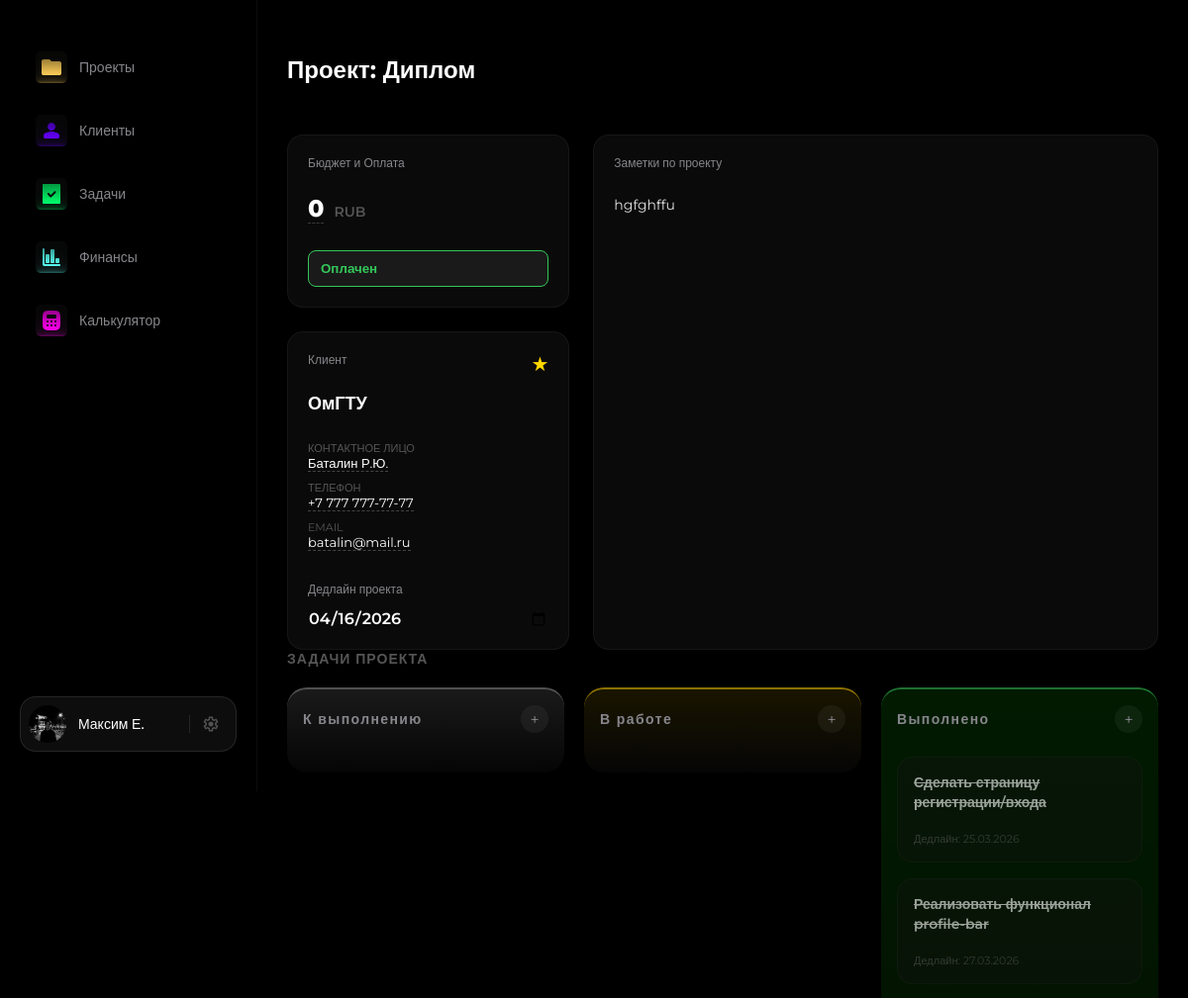
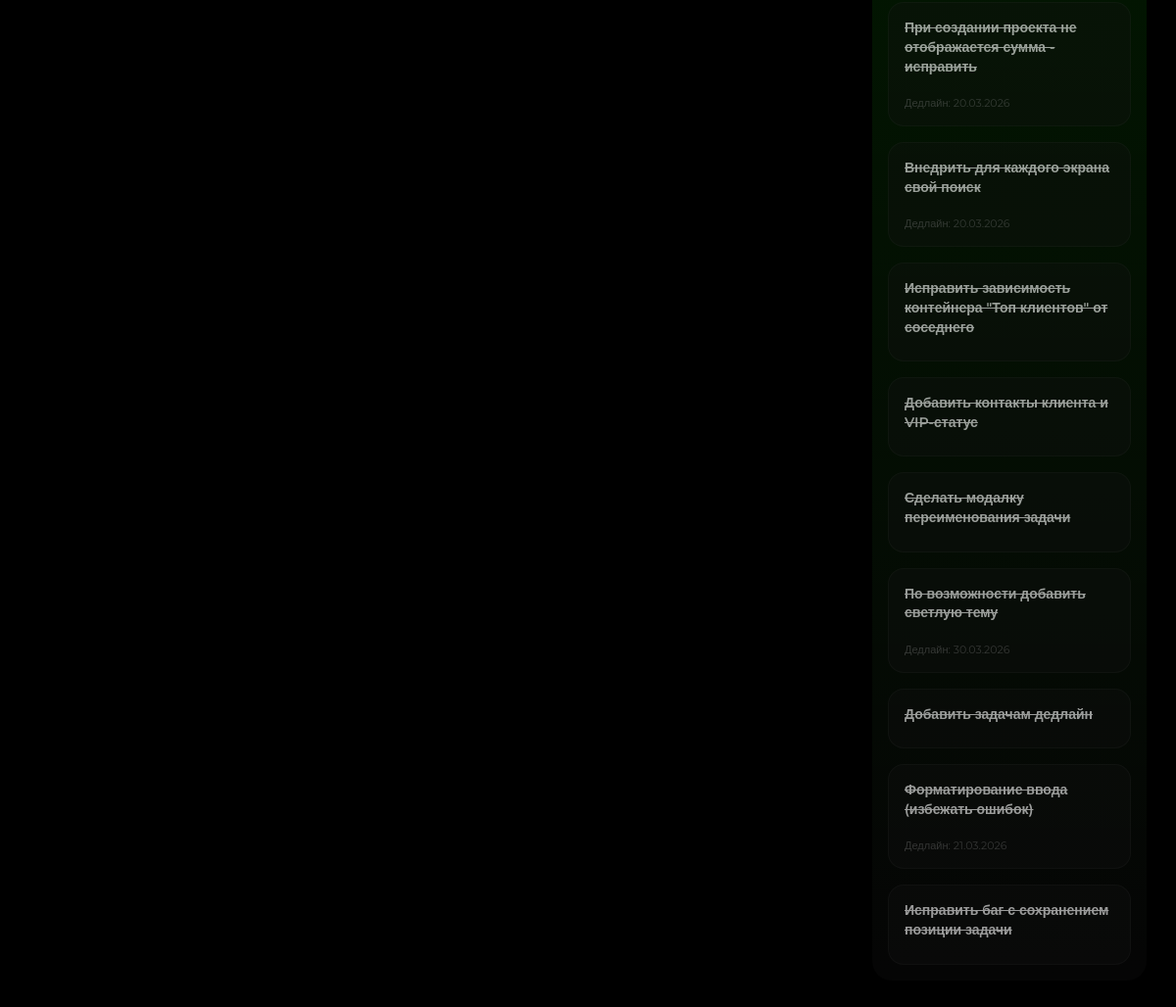
The app's page /projects/44/ with its own data (2 pictures, top to bottom).
### crm/models.py (models this page shows, shortened)
class Project(models.Model):
    STATUS_CHOICES = (
        ('planned', 'К выполнению'),
        ('inwork', 'В работе'),
        ('done', 'Завершён'),
        ('overdue', 'Просрочен'),
        ('paused', 'Приостановлен'),
    )
    PAYMENT_CHOICES = (
        ('paid', 'Оплачен'),
        ('not_paid', 'Не оплачен'),
        ('pending', 'Ожидает оплаты'),
    )
    title = models.CharField(max_length=200, verbose_name="Название проекта")
    client = models.ForeignKey(
        Client,
        on_delete=models.SET_NULL,
        null=True,
        blank=True,
        related_name='projects',
        verbose_name="Клиент"
    )
    description = models.TextField(blank=True, null=True, verbose_name="Описание проекта")
    status = models.CharField(max_length=20, choices=STATUS_CHOICES, default='planned', verbose_name="Статус")
    budget = models.DecimalField(max_digits=10, decimal_places=2, null=True, blank=True, verbose_name="Бюджет")
    start_date = models.DateField(null=True, blank=True, verbose_name="Дата начала")
    end_date = models.DateField(null=True, blank=True, verbose_name="Дата завершения")
    payment_status = models.CharField(max_length=20, choices=PAYMENT_CHOICES, default='not-paid', verbose_name="Оплата")
    payment_date = models.DateField(null=True, blank=True, verbose_name="Дата оплаты")
    order = models.PositiveIntegerField(default=0, verbose_name="Позиция")
    estimate = models.ForeignKey(
        'Estimate',
        on_delete=models.SET_NULL,
        null=True,
        blank=True,
        related_name='projects',
        verbose_name="Основание (смета)"
    )
    class Meta:
        ordering = ['status', 'order', 'id']

class Client(models.Model):
    name = models.CharField(max_length=200, verbose_name="Имя/Компания")
    contact_person = models.CharField(max_length=200, blank=True, null=True, verbose_name="Контактное лицо")
    email = models.EmailField(blank=True, null=True, verbose_name="Email")
    phone = models.CharField(max_length=20, blank=True, null=True, verbose_name="Телефон")
    telegram = models.CharField(max_length=100, blank=True, null=True, verbose_name="Telegram")
    is_vip = models.BooleanField(default=False, verbose_name="VIP статус")
    created_at = models.DateTimeField(auto_now_add=True, verbose_name="Дата добавления")
    class Meta:
        verbose_name = "Клиент"
        verbose_name_plural = "Клиенты"
        ordering = ['name']

class Task(models.Model):
    TASK_STATUS_CHOICES = (
        ('todo', 'К выполнению'),
        ('inwork', 'В работе'),
        ('done', 'Выполнено'),
    )
    project = models.ForeignKey(Project, on_delete=models.CASCADE, related_name='tasks', verbose_name="Проект")
    title = models.CharField(max_length=255, verbose_name="Заголовок задачи")
    status = models.CharField(max_length=20, choices=TASK_STATUS_CHOICES, default='todo', verbose_name="Статус задачи")
    due_date = models.DateField(null=True, blank=True, verbose_name="Срок исполнения")
    created_at = models.DateTimeField(auto_now_add=True)
    updated_at = models.DateTimeField(auto_now=True)
    order = models.PositiveIntegerField(default=0, verbose_name="Позиция")
    class Meta:
        verbose_name = "Задача"
        verbose_name_plural = "Задачи"
        ordering = ['order', 'id']

### crm/views.py (the view)
# urls.py: path('projects/<int:project_id>/', views.project_detail, name='project_detail'),
def project_detail(request, project_id):
    project = get_object_or_404(Project, id=project_id)
    tasks = project.tasks.all().order_by('order')
    return render(request, 'project_detail.html', {
        'project': project,
        'today': date.today(),
        'tasks_planned': tasks.filter(status='planned'),
        'tasks_inwork': tasks.filter(status='inwork'),
        'tasks_done': tasks.filter(status='done'),
    })

### templates/project_detail.html (shortened to what this page needs)
{% extends 'base.html' %}
{% load static %}
{% block content %}
<link rel="stylesheet" href="{% static 'css/main.css' %}">
    <div class="topbar">
        <h1>Проект: {{ project.title }}</h1>
    </div>
    <div class="project-info-grid">
        <div style="display: flex; flex-direction: column; gap: 24px;">
            <div class="project-card">
                <p class="deadline" style="margin-bottom: 12px;">Бюджет и Оплата</p>
                <div style="display: flex; align-items: baseline; gap: 10px; margin-bottom: 15px;">
                    <span contenteditable="true" onblur="saveField('budget', this.innerText)"
                          style="font-size: 24px; font-weight: 800; color: var(--text-primary); outline: none; border-bottom: 1px dashed rgba(255,255,255,0.2);">
                        {{ project.budget|default:"0" }}
                    </span>
                    <span style="color: #555; font-weight: 600; font-size: 14px;">RUB</span>
                </div>
                <select id="paymentStatusSelect" class="payment-status-dropdown {{ project.payment_status }}" onchange="updatePaymentStatus(this.value)" style="width: 100%;">
                    <option value="paid" {% if project.payment_status == 'paid' %}selected{% endif %}>Оплачен</option>
                </select>
            </div>
            <div class="project-card">
                <div style="display: flex; justify-content: space-between; align-items: flex-start;">
                    <p class="deadline">Клиент</p>
                    <span id="vipToggle"
                        onclick="toggleVip({{ project.client.id }})"
                        style="cursor: pointer; font-size: 20px; color: {% if project.client.is_vip %}#FFD700{% else %}#333{% endif %}; transition: 0.3s;">
                        ★
                    </span>
                </div>
                <p style="color: var(--text-primary); font-weight: 600; margin: 5px 0 15px 0; font-size: 18px;">
                    {{ project.client.name|default:"—" }}
                </p>
                <div style="display: grid; gap: 10px; font-size: 13px;">
                    <div>
                        <label style="color: #555; display: block; font-size: 11px; text-transform: uppercase;">Контактное лицо</label>
                        <span contenteditable="true" onblur="saveClientField({{ project.client.id }}, 'contact_person', this.innerText)"
                            style="color: var(--text-primary); outline: none; border-bottom: 1px dashed #444;">
                            {{ project.client.contact_person|default:"Добавить имя" }}
                        </span>
                    </div>
                    <div>
                        <label style="color: #555; display: block; font-size: 11px; text-transform: uppercase;">Телефон</label>
                        <span contenteditable="true" onblur="saveClientField({{ project.client.id }}, 'phone', this.innerText)"
                            style="color: var(--text-primary); outline: none; border-bottom: 1px dashed #444;">
                            {{ project.client.phone|default:"Добавить телефон" }}
                        </span>
                    </div>
                    <div>
                        <label style="color: #555; display: block; font-size: 11px; text-transform: uppercase;">Email</label>
                        <span contenteditable="true" onblur="saveClientField({{ project.client.id }}, 'email', this.innerText)"
                            style="color: var(--text-primary); outline: none; border-bottom: 1px dashed #444;">
                            {{ project.client.email|default:"Добавить email" }}
                        </span>
                    </div>
                </div>
                <p class="deadline" style="margin-top: 20px;">Дедлайн проекта</p>
                <input type="date" value="{{ project.end_date|date:'Y-m-d' }}"
                    onchange="saveField('end_date', this.value)"
                    style="background: transparent; border: none; color: var(--text-primary); font-size: 16px; font-weight: 600; cursor: pointer; width: 100%; outline: none;">
            </div>
        </div>
        <div class="project-card" style="display: flex; flex-direction: column;">
            <p class="deadline" style="margin-bottom: 12px;">Заметки по проекту</p>
            <div contenteditable="true" onblur="saveField('description', this.innerText)"
                 style="color: #e2e2e2; font-size: 14px; line-height: 1.6; outline: none; flex-grow: 1; min-height: 120px;">
                {{ project.description|default:"" }}
            </div>
        </div>
    </div>
    <h2 style="font-size: 14px; font-weight: 700; color: #555; text-transform: uppercase; letter-spacing: 1px; margin-bottom: 20px;">Задачи проекта</h2>
<div class="kanban-board" data-model="Task" data-update-url="{% url 'update_task_status' %}">
    <div class="kanban-column" data-status="planned">
        <div class="kanban-column-header">
            <h2>К выполнению</h2>
            <button onclick="openTaskModal('planned')" class="open-modal-btn">+</button>
        </div>
    </div>
    <div class="kanban-column" data-status="inwork">
        <div class="kanban-column-header">
            <h2>В работе</h2>
            <button onclick="openTaskModal('inwork')" class="open-modal-btn">+</button>
        </div>
    </div>
    <div class="kanban-column" data-status="done">
        <div class="kanban-column-header">
            <h2>Выполнено</h2>
            <button onclick="openTaskModal('done')" class="open-modal-btn">+</button>
        </div>
        <div class="kanban-cards">
            {% for task in tasks_done %}
                <div class="project-card" data-id="{{ task.id }}" data-title="{{ task.title }}" data-date="{{ task.due_date|date:'Y-m-d' }}" data-model="Task" data-delete-url="{% url 'delete_task' task.id %}" draggable="true" style="padding: 16px; cursor: grab; opacity: 0.6;">
                    <p class="title" style="font-size: 14px; margin-bottom: 8px; text-decoration: line-through;">{{ task.title }}</p>
                    {% if task.due_date %}
                        <div style="font-size: 11px; color: #555; display: flex; align-items: center; gap: 5px;">
                            <span>Дедлайн: {{ task.due_date|date:"d.m.Y" }}</span>
                        </div>
                    {% endif %}
                </div>
            {% endfor %}
        </div>
    </div>
</div>
{% endblock %}

### static/css/main.css (style rules this page uses)
body { display: flex; margin: 0; min-height: 100vh; background-color: var(--bg-app); font-family: 'Montserrat', sans-serif !important; }
.project-info-grid { display: grid; grid-template-columns: 1fr 2fr; gap: 24px; }

### static/css/base/variables.css (style rules this page uses)
:root { --font-family: 'Montserrat', -apple-system, BlinkMacSystemFont, "Segoe UI", Roboto, sans-serif; --bg-app: #000000; --bg-card: #12121290; --text-primary: #ffffff; --text-secondary: #86868b; --shadow-card: 0 4px 12px rgba(0, 0, 0, 0.4); --border-color: #333333; --col-planned: #8e8e93; --col-inwork: #ffcc00; --col-done: #34c759; --col-overdue: #ff3b30; --col-paused: #5856d6; --radius-card: 16px; --radius-sm: 8px; --radius-md: 12px; --radius-lg: 16px; }

### static/css/layout/grid.css (style rules this page uses)
.kanban-board { display: grid; grid-template-columns: repeat(auto-fit, minmax(200px, 1fr)); gap: 20px; align-items: start; width: 100%; }
.kanban-column { border-top: 4px solid transparent; border-radius: 20px; padding: 16px; display: flex; flex-direction: column; gap: 16px; align-self: start; transition: background 0.3s ease; }
.kanban-column[data-status="planned"] { border-top: 2px solid #8e8e938a; }
.kanban-column[data-status="inwork"] { border-top: 2px solid #ffcc008a; }
.kanban-column[data-status="done"] { border-top: 2px solid #34c7598a; }
.kanban-column[data-status="planned"] { background: linear-gradient(180deg, rgba(255, 255, 255, 0.1) 0%, rgba(255, 255, 255, 0.02) 100%); }
.kanban-column[data-status="inwork"] { background: linear-gradient(180deg, rgba(255, 204, 0, 0.1) 0%, rgba(255, 255, 255, 0.02) 100%); }
.kanban-column[data-status="done"] { background: linear-gradient(180deg, rgba(13, 255, 0, 0.1) 0%, rgba(255, 255, 255, 0.02) 100%); }
.kanban-column-header { display: flex; justify-content: space-between; align-items: center; margin-bottom: 8px; flex-shrink: 0; }
.kanban-column-header h2 { font-size: 14px; letter-spacing: 0.1em; color: var(--text-secondary); }
.kanban-cards { display: flex; flex-direction: column; gap: 16px; transition: all 0.3s cubic-bezier(0.2, 0.8, 0.2, 1); }
.project-card { transition: transform 0.3s cubic-bezier(0.2, 0.8, 0.2, 1), box-shadow 0.3s ease; }

### static/css/layout/topbar.css (style rules this page uses)
.topbar { display: flex; align-items: center; gap: 16px; height: 56px; margin-bottom: 32px; position: sticky; top: 0; background: rgba(0, 0, 0, 0.7); backdrop-filter: blur(20px); z-index: 10; box-sizing: border-box; }
h1 { font-size: 24px; font-weight: 700; color: white; margin-bottom: 12px; }

### static/css/components/card.css (style rules this page uses)
.project-card { user-select: none; -webkit-user-select: none; -moz-user-select: none; -ms-user-select: none; cursor: pointer; background: var(--bg-card); border-radius: 16px; padding: 20px; border: 1px solid rgba(255, 255, 255, 0.05); display: flex; flex-direction: column; gap: 12px; }
.project-card .title { font-size: 15px; font-weight: 600; line-height: 1.4; color: var(--text-primary); }
.project-card .deadline, .project-card .client { font-size: 12px; color: var(--text-secondary); }
.paid { color: #00FF6D; background: rgba(0, 255, 109, 0.1); }

### static/css/components/buttons.css (style rules this page uses)
.open-modal-btn { background: rgba(255, 255, 255, 0.05); border: none; border-radius: 50%; width: 28px; height: 28px; display: flex; align-items: center; justify-content: center; color: var(--text-secondary); font-size: 16px; font-weight: 400; cursor: pointer; transition: all 0.2s ease; }

### static/css/components/selectors.css (style rules this page uses)
.payment-status-dropdown { padding: 10px 12px; border-radius: 8px; border: 1px solid #333; background: #1a1a1a; color: #fff; font-weight: 600; cursor: pointer; transition: all 0.3s ease; appearance: none; background-repeat: no-repeat; background-position: right 10px center; }
.payment-status-dropdown.paid { border-color: #34c759; color: #34c759; }

### static/css/components/auth.css (style rules this page uses)
:root { --bg-color: #0d0d0d; --card-bg: rgba(255, 255, 255, 0.03); --accent: #ffffff; --text-main: #ffffff; --text-dim: #888888; --input-bg: rgba(255, 255, 255, 0.05); --border: rgba(255, 255, 255, 0.1); --error-bg: rgba(255, 59, 48, 0.1); --error-text: #ff3b30; }
* { margin: 0; padding: 0; box-sizing: border-box; font-family: 'Montserrat', sans-serif; }

### records on screen
Project: title "Диплом", budget "0", payment_status "Оплачен", client.name "ОмГТУ", client.contact_person "Баталин Р.Ю.", client.phone "+7 777 777-77-77", client.email "batalin@mail.ru", end_date "04/16/2026", description "hgfghffu"
Task: title "Сделать страницу регистрации/входа", due_date "25.03.2026"
Task: title "Реализовать функционал profile-bar", due_date "27.03.2026"
Task: title "При создании проекта не отображается сумма - исправить", due_date "20.03.2026"
Task: title "Внедрить для каждого экрана свой поиск", due_date "20.03.2026"
Task: title "Исправить зависимость контейнера \"Топ клиентов\" от соседнего"
Task: title "Добавить контакты клиента и VIP-статус"
Task: title "Сделать модалку переименования задачи"
Task: title "По возможности добавить светлую тему", due_date "30.03.2026"
Task: title "Добавить задачам дедлайн"
Task: title "Форматирование ввода (избежать ошибок)", due_date "21.03.2026"
Task: title "Исправить баг с сохранением позиции задачи"
